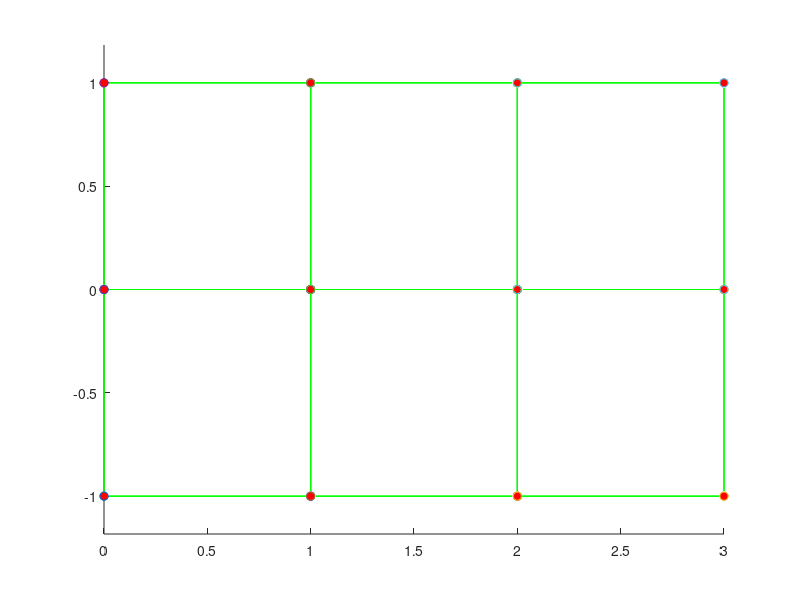

This chart was generated by the following MATLAB code: (Note: this script raises an error after producing the figure.)
function FEM_2Dor3D_linelast_standard
%
%          Example 2D and 3D Linear elastic FEM code
%            Currently coded to run either plane strain or plane stress (2DOF) or general 3D but
%            could easily be modified for axisymmetry too.
%
%        Variables read from input file;
%        nprops              No. material parameters
%        materialprops(i)    List of material parameters
%        ncoord              No. spatial coords (2 for 2D, 3 for 3D)
%        ndof                No. degrees of freedom per node (2 for 2D, 3 for 3D)
%                            (here ndof=ncoord, but the program allows them to be different
%                            to allow extension to plate & beam elements with C^1 continuity)
%        nnode               No. nodes
%        coords(i,j)         ith coord of jth node, for i=1..ncoord; j=1..nnode
%        nelem               No. elements
%        maxnodes            Max no. nodes on any one element (used for array dimensioning)
%        nelnodes(i)         No. nodes on the ith element
%        elident(i)          An integer identifier for the ith element.  Not used
%                            in this code but could be used to switch on reduced integration,
%                            etc.
%        connect(i,j)        List of nodes on the jth element
%        nfix                Total no. prescribed displacements
%        fixnodes(i,j)       List of prescribed displacements at nodes
%                            fixnodes(1,j) Node number
%                            fixnodes(2,j) Displacement component number (1, 2 or 3)
%                            fixnodes(3,j) Value of the displacement
%        ndload              Total no. element faces subjected to tractions
%        dloads(i,j)         List of element tractions
%                            dloads(1,j) Element number
%                            dloads(2,j) face number
%                            dloads(3,j), dloads(4,j), dloads(5,j) Components of traction
%                            (assumed uniform) 
%
%  To run the program you first need to set up an input file, as described in 
%  the lecture notes.  Then change the fopen command below to point to the file.
%  Also change the fopen command in the post-processing step (near the bottom of the
%  program) to point to a suitable output file.  Then execute the file in
%  the usual fashion (e.g. hit the green arrow at the top of the MATLAB
%  editor window)
% 
%
% ==================== Read data from the input file ===========================
%
%
% YOU NEED TO CHANGE THE PATH & FILE NAME TO POINT TO YOUR INPUT FILE
%
infile=fopen('linear_elastic_Brick20.txt','r');
outfile=fopen('FEM_results.txt','w');

[nprops,materialprops,ncoord,ndof,nnode,coords,nelem,maxnodes,connect,nelnodes,elident,nfix,fixnodes,ndload,dloads] = read_input_file(infile);

fclose(infile);

% Plot the initial mesh as a check
close all
figure
plotmesh(coords,ncoord,nnode,connect,nelem,elident,nelnodes,'g');

%
%============================ MAIN FEM ANALYSIS PROCEDURE ========================
%
%   dofs        Nodal displacements.  Let u_i^a be ith displacement component
%               at jth node.  Then dofs contain (u_1^1, u_2^1, u_1^2, u_2^2....) for 2D
%               and (u_1^1, u_2^1, u_3^1, u_1^2, u_2^2, u_3^2....) for 3D
%
%   K           Global stiffness matrix.  Stored as (K_1111 K_1112  K_1121  K_1122...
%                                                    K_1211 K_1212  K_1221  K_1222...
%                                                    K_2111 K_2112  K_2121  K_2122...)
%               for 2D problem and similarly for 3D problem
%   r           Force vector.  Currently only includes contribution from tractions
%               acting on element faces (i.e. body forces are neglected)
%
  dofs = zeros(ndof*nnode,1);  

  K = globalstiffness(ncoord,ndof,nnode,coords,nelem,maxnodes,elident,nelnodes,connect,materialprops,dofs);

  r = globaltraction(ncoord,ndof,nnode,ndload,coords,nelnodes,elident,connect,dloads,dofs);

%
%  Fix constrained nodes.  We should really do this in a way that preserves the symmetry of K
%  but it's not worth it for the small demo problems here.
%
  for n = 1:nfix
     rw = ndof*(fixnodes(1,n)-1) + fixnodes(2,n);
     for cl = 1:ndof*nnode
        K(rw,cl) = 0;
     end
     K(rw,rw) = 1.;
     r(rw) = fixnodes(3,n);
  end
%
% Solve for the displacements
%

  dofs = K\r;

%
%================================= POST-PROCESSING =================================
%
% Create a plot of the deformed mesh
%

  defcoords = zeros(ndof,nnode); 
  scalefactor = 1.0;
  for i = 1:nnode
    for j = 1:ndof
       defcoords(j,i) = coords(j,i) + scalefactor*dofs(ndof*(i-1)+j); 
    end
  end

 figure
 plotmesh(coords,ncoord,nnode,connect,nelem,elident,nelnodes,'g');
 hold on
 plotmesh(defcoords,ncoord,nnode,connect,nelem,elident,nelnodes,'r');  
  
 print_results(outfile, ...
    nprops,materialprops,ncoord,ndof,nnode,coords, ...
    nelem,maxnodes,connect,nelnodes,elident, ...
    nfix,fixnodes,ndload,dloads,dofs)
 
fclose(outfile); 
end 

%================= Material Stiffness ==================================
%
%    Computes elasticity tensor C_{ijkl} = shear modulus and Poissons ratio
%    Currently coded either for plane strain, plane stress or general 3D.
%
function C = materialstiffness(ndof,ncoord,strain,materialprops)
  UseRotatedC = true;
  if UseRotatedC
    angles = [45,45,45];
      
    C11 = 22.50;
    C44 = 15.30;
    C12 = 11.50;

    C = CubicSymmetryStiffness(C11, C44, C12);
    %   for i=1:3
    %       for j=1:3
    %           for k=1:3
    %               for l=1:3
    %                   C(i,j,k,l) = C44*(i==k)*(j==l)+C12*(i==j)*(k==l)+(C11-C44-C12)*(i==k)*(j==l)*(i==j);
    %               end
    %           end
    %       end
    %   end

    C = AnglesToCm(angles, C);
    C = TwoDto4D(C);
  end
  if UseRotatedC==false
   mu = materialprops(1);
   nu = materialprops(2);
   
   C = zeros(ndof,ncoord,ndof,ncoord);
   
   if (ncoord == 2)   

%  planestrain = 0 => plane stress, planestrain = 1 => plane strain
   planestrain = materialprops(3);
 
     for i = 1:2
       for j = 1:2
         for k = 1:2
           for l = 1:2
             if (planestrain==1) 
               if (i==j && k==l)
                   C(i,j,k,l) = C(i,j,k,l)+2*mu*nu/(1-2*nu);
               end
             else
               if (i==j && k==l)
                   C(i,j,k,l) = C(i,j,k,l)+2*mu*nu/(1-nu);
               end
             end
             if (i==l && k==j)
                 C(i,j,k,l) = C(i,j,k,l)+mu;
             end
             if (i==k && j==l)
                 C(i,j,k,l) = C(i,j,k,l)+mu;
             end
           end
         end
       end
     end
     
   elseif (ncoord == 3) 

     for i = 1:3 
       for j = 1:3
         for k = 1:3
           for l = 1:3
             if (i==j && k==l)
                 C(i,j,k,l)=C(i,j,k,l) + 2.*mu*nu/(1.-2.*nu);
             end
             if (i==k && j==l)
                 C(i,j,k,l)=C(i,j,k,l) + mu;
             end
             if (i==l && j==k)
                 C(i,j,k,l)=C(i,j,k,l) + mu;
             end
            end
          end
        end
      end
    end
  end
  C
end
%================= Material Stress ==================================
%
%   Computes stress sigma_{ij} given strain epsilon_{ij}
%
function stress = materialstress(ndof,ncoord,strain,materialprops)

   C = materialstiffness(ndof,ncoord,strain,materialprops);
   stress = zeros(ndof,ncoord);
   for i = 1 : ndof
     for j = 1 : ncoord
        for k = 1 : ndof
          for l = 1: ncoord
            stress(i,j) = stress(i,j) + C(i,j,k,l)*strain(k,l);
          end
        end
     end
   end
  end
%
%====================== No. integration points =============================
%
%   Defines the number of integration points:be used for
%   each element type
%
function n = numberofintegrationpoints(ncoord,nelnodes,elident)
  
   if (ncoord == 1) 
     n = nelnodes;   
   elseif (ncoord == 2) 
     if (nelnodes == 3)
         n = 1;
     end
     if (nelnodes == 6)
         n = 3;
     end
     if (nelnodes == 4)
         n = 4;
     end
     if (nelnodes == 8)
         n = 9;
     end
   elseif (ncoord == 3) 
     if (nelnodes == 4)
         n = 1 ;
     end
     if (nelnodes == 10)
         n = 4;
     end
     if (nelnodes == 8)
         n = 8;
     end
     if (nelnodes == 20)
         n = 27;
     end
   end
end   
%
%====================== INTEGRATION POINTS ==================================
%
%   Defines positions of integration points
%
function xi = integrationpoints(ncoord,nelnodes,npoints,elident)

   xi = zeros(ncoord,npoints);
%
%  1D elements
%
   if (ncoord == 1) 
     if (npoints==1) 
       xi(1,1) = 0.;
     elseif (npoints == 2) 
       xi(1,1) = -0.5773502692;
       xi(1,2) = -xi(1,1);
     elseif (npoints == 3) 
       xi(1,1) = -0.7745966692;
       xi(1,2) = 0.0;
       xi(1,3) = -xi(1,1);
     end
%
%  2D elements
%
   elseif (ncoord == 2) 
%
%    Triangular element
%
     if ( nelnodes == 3 || nelnodes == 6 ) 
       if (npoints == 1) 
         xi(1,1) = 1./3.;
         xi(2,1) = 1./3.;
       elseif (npoints == 3) 
         xi(1,1) = 0.6;
         xi(2,1) = 0.2;
         xi(1,2) = 0.2;
         xi(2,2) = 0.6;
         xi(1,3) = 0.2;
         xi(2,3) = 0.2;
       elseif (npoints == 4) 
         xi(1,1) = 1./3.;
         xi(2,1) = 1./3.;
         xi(1,2) = 0.6;
         xi(2,2) = 0.2;
         xi(1,3) = 0.2;
         xi(2,3) = 0.6;
         xi(1,4) = 0.2;
         xi(2,4) = 0.2;
       end
%
%    Rectangular element
%                  
     elseif ( nelnodes==4 || nelnodes==8 ) 

       if (npoints == 1) 
         xi(1,1) = 0.;
         xi(2,1) = 0.;
       elseif (npoints == 4) 
         xi(1,1) = -0.5773502692;
         xi(2,1) = xi(1,1);
         xi(1,2) = -xi(1,1);
         xi(2,2) = xi(1,1);
         xi(1,3) = xi(1,1);
         xi(2,3) = -xi(1,1);
         xi(1,4) = -xi(1,1);
         xi(2,4) = -xi(1,1);
       elseif (npoints == 9) 
         xi(1,1) = -0.7745966692;
         xi(2,1) = xi(1,1);
         xi(1,2) = 0.0;
         xi(2,2) = xi(1,1);
         xi(1,3) = -xi(1,1);
         xi(2,3) = xi(1,1);
         xi(1,4) = xi(1,1);
         xi(2,4) = 0.0;
         xi(1,5) = 0.0;
         xi(2,5) = 0.0;
         xi(1,6) = -xi(1,1);
         xi(2,6) = 0.0;
         xi(1,7) = xi(1,1);
         xi(2,7) = -xi(1,1);
         xi(1,8) = 0.;
         xi(2,8) = -xi(1,1);
         xi(1,9) = -xi(1,1);
         xi(2,9) = -xi(1,1);
       end
     end
%
%   3D elements
%
   elseif (ncoord == 3) 
%
%  3D elements
%
     if (nelnodes == 4 || nelnodes==10 ) 
       if (npoints == 1) 
         xi(1,1) = 0.25;
         xi(2,1) = 0.25;
         xi(3,1) = 0.25;
       elseif (npoints == 4) 
         xi(1,1) = 0.58541020;
         xi(2,1) = 0.13819660;
         xi(3,1) = xi(2,1);
         xi(1,2) = xi(2,1);
         xi(2,2) = xi(1,1);
         xi(3,2) = xi(2,1);
         xi(1,3) = xi(2,1);
         xi(2,3) = xi(2,1);
         xi(3,3) = xi(1,1);
         xi(1,4) = xi(2,1);
         xi(2,4) = xi(2,1);
         xi(3,4) = xi(2,1);
       end
     elseif ( nelnodes==8 || nelnodes==20 ) 
       if (npoints == 1) 
         xi(1,1) = 0.;
         xi(2,1) = 0.;
         xi(3,1) = 0.;
       elseif (npoints == 8) 
         x1D = [-0.5773502692,0.5773502692];
         for k = 1:2
           for j = 1:2 
             for i = 1:2
               n = 4*(k-1) + 2*(j-1) + i;
               xi(1,n) = x1D(i);
               xi(2,n) = x1D(j);
               xi(3,n) = x1D(k);
             end
           end
         end
       elseif (npoints == 27) 
         x1D = [-0.7745966692,0.,0.7745966692];
         for k = 1:3
           for j = 1:3
             for i = 1:3
               n = 9*(k-1) + 3*(j-1) + i;
               xi(1,n) = x1D(i);
               xi(2,n) = x1D(j);
               xi(3,n) = x1D(k);
             end
           end
         end
       end
     end
   end
end

%
%================= INTEGRATION WEIGHTS ==================================
%
%   Defines integration weights w_i
%
function w = integrationweights(ncoord,nelnodes,npoints,elident)

   w = zeros(npoints,1);

%
%  1D elements
%
   if (ncoord == 1) 
     if (npoints == 1)
       w(1) = 2.;
     elseif (npoints == 2) 
       w = [1.,1.];
     elseif (npoints == 3) 
       w = [0.555555555,0.888888888,0.555555555];
     end
%
%  2D elements
%
   elseif (ncoord == 2) 
%
%    Triangular element
%
     if ( nelnodes == 3 || nelnodes == 6 ) 
       if (npoints == 1) 
         w(1) = 0.5;
       elseif (npoints == 3) 
         w(1) = 1./6.;
         w(2) = 1./6.;
         w(3) = 1./6.;
       elseif (npoints == 4) 
         w = [-27./96.,25./96.,25/96.,25/96.];
       end
%
%    Rectangular element
%                  
     elseif ( nelnodes==4 || nelnodes==8 ) 

       if (npoints == 1) 
         w(1) = 4.;
       elseif (npoints == 4) 
         w = [1.,1.,1.,1.];
       elseif (npoints == 9 ) 
         w1D = [0.555555555,0.888888888,0.55555555555];
         for j = 1:3
           for i = 1:3
             n = 3*(j-1)+i;
             w(n) = w1D(i)*w1D(j);
           end
         end    
       end
     end 

   elseif (ncoord == 3) 
%
%  3D elements
%
     if (nelnodes == 4 || nelnodes==10 ) 
       if (npoints == 1) 
         w(1) = 1./6.;
       elseif (npoints == 4) 
         w = [1./24.,1./24.,1./24.,1./24.];
       end
     elseif ( nelnodes==8 || nelnodes==20 ) 
       if (npoints == 1) 
         w(1) = 8.;
       elseif (npoints == 8) 
         w = [1.,1.,1.,1.,1.,1.,1.,1.];
       elseif (npoints == 27) 
         w1D = [0.555555555,0.888888888,0.55555555555];
         for k = 1:3
           for j = 1:3
             for i = 1:3
               n = 9*(k-1)+3*(j-1)+i;
               w(n) = w1D(i)*w1D(j)*w1D(k);
             end
           end    
         end
       end
     end
   end
end

%
%================= SHAPE FUNCTIONS ==================================
%
%        Calculates shape functions for various element types
%
function N = shapefunctions(nelnodes,ncoord,elident,xi)
 

   N = zeros(nelnodes,1);
%
%  1D elements
%
  if (ncoord == 1) 
    if (nelnodes==2) 
      N(1) = 0.5*(1.+xi(1));
      N(2) = 0.5*(1.-xi(1));
    elseif (nelnodes == 3) 
      N(1) = -0.5*xi(1)*(1.-xi(1));
      N(2) =  0.5*xi(1)*(1.+xi(1));
      N(3) = (1.-xi(1))*(1.+xi(1));
    end
%
%  2D elements
%
   elseif (ncoord == 2) 
%
%    Triangular element
%
     if ( nelnodes == 3 ) 
       N(1) = xi(1);
       N(2) = xi(2);
       N(3) = 1.-xi(1)-xi(2);               
     elseif ( nelnodes == 6 ) 
       xi3 = 1.-xi(1)-xi(2);
       N(1) = (2.*xi(1)-1.)*xi(1);
       N(2) = (2.*xi(2)-1.)*xi(2);
       N(3) = (2.*xi3-1.)*xi3;
       N(4) = 4.*xi(1)*xi(2);
       N(5) = 4.*xi(2)*xi3;
       N(6) = 4.*xi3*xi(1);
%
%    Rectangular element
%                  
     elseif ( nelnodes == 4 ) 
       N(1) = 0.25*(1.-xi(1))*(1.-xi(2));
       N(2) = 0.25*(1.+xi(1))*(1.-xi(2));
       N(3) = 0.25*(1.+xi(1))*(1.+xi(2));
       N(4) = 0.25*(1.-xi(1))*(1.+xi(2));
     elseif (nelnodes == 8) 
       N(1) = -0.25*(1.-xi(1))*(1.-xi(2))*(1.+xi(1)+xi(2));
       N(2) = 0.25*(1.+xi(1))*(1.-xi(2))*(xi(1)-xi(2)-1.);
       N(3) = 0.25*(1.+xi(1))*(1.+xi(2))*(xi(1)+xi(2)-1.);
       N(4) = 0.25*(1.-xi(1))*(1.+xi(2))*(xi(2)-xi(1)-1.);
       N(5) = 0.5*(1.-xi(1)*xi(1))*(1.-xi(2));
       N(6) = 0.5*(1.+xi(1))*(1.-xi(2)*xi(2));
       N(7) = 0.5*(1.-xi(1)*xi(1))*(1.+xi(2));
       N(8) = 0.5*(1.-xi(1))*(1.-xi(2)*xi(2));
     end
%
   elseif (ncoord==3) 

     if (nelnodes == 4) 
       N(1) = xi(1);
       N(2) = xi(2);
       N(3) = xi(3);
       N(4) = 1.-xi(1)-xi(2)-xi(3);
     elseif (nelnodes == 10) 
       xi4 = 1.-xi(1)-xi(2)-xi(3);
       N(1) = (2.*xi(1)-1.)*xi(1);
       N(2) = (2.*xi(2)-1.)*xi(2);
       N(3) = (2.*xi(3)-1.)*xi(3);
       N(4) = (2.*xi4-1.)*xi4;
       N(5) = 4.*xi(1)*xi(2);
       N(6) = 4.*xi(2)*xi(3);
       N(7) = 4.*xi(3)*xi(1);
       N(8) = 4.*xi(1)*xi4;
       N(9) = 4.*xi(2)*xi4;
       N(10) = 4.*xi(3)*xi4;
     elseif (nelnodes == 8) 
       N(1) = (1.-xi(1))*(1.-xi(2))*(1.-xi(3))/8.;
       N(2) = (1.+xi(1))*(1.-xi(2))*(1.-xi(3))/8.;
       N(3) = (1.+xi(1))*(1.+xi(2))*(1.-xi(3))/8.;
       N(4) = (1.-xi(1))*(1.+xi(2))*(1.-xi(3))/8.;
       N(5) = (1.-xi(1))*(1.-xi(2))*(1.+xi(3))/8.;
       N(6) = (1.+xi(1))*(1.-xi(2))*(1.+xi(3))/8.;
       N(7) = (1.+xi(1))*(1.+xi(2))*(1.+xi(3))/8.;
       N(8) = (1.-xi(1))*(1.+xi(2))*(1.+xi(3))/8.;
     elseif (nelnodes == 20) 
       N(1) = (1.-xi(1))*(1.-xi(2))*(1.-xi(3))*(-xi(1)-xi(2)-xi(3)-2.)/8.;
       N(2) = (1.+xi(1))*(1.-xi(2))*(1.-xi(3))*(xi(1)-xi(2)-xi(3)-2.)/8.;
       N(3) = (1.+xi(1))*(1.+xi(2))*(1.-xi(3))*(xi(1)+xi(2)-xi(3)-2.)/8.;
       N(4) = (1.-xi(1))*(1.+xi(2))*(1.-xi(3))*(-xi(1)+xi(2)-xi(3)-2.)/8.;
       N(5) = (1.-xi(1))*(1.-xi(2))*(1.+xi(3))*(-xi(1)-xi(2)+xi(3)-2.)/8.;
       N(6) = (1.+xi(1))*(1.-xi(2))*(1.+xi(3))*(xi(1)-xi(2)+xi(3)-2.)/8.;
       N(7) = (1.+xi(1))*(1.+xi(2))*(1.+xi(3))*(xi(1)+xi(2)+xi(3)-2.)/8.;
       N(8) = (1.-xi(1))*(1.+xi(2))*(1.+xi(3))*(-xi(1)+xi(2)+xi(3)-2.)/8.;
       N(9)  = (1.-xi(1)^2)*(1.-xi(2))*(1.-xi(3))/4.;
       N(10) = (1.+xi(1))*(1.-xi(2)^2)*(1.-xi(3))/4.;
       N(11) = (1.-xi(1)^2)*(1.+xi(2))*(1.-xi(3))/4.;
       N(12) = (1.-xi(1))*(1.-xi(2)^2)*(1.-xi(3))/4.;
       N(13) = (1.-xi(1)^2)*(1.-xi(2))*(1.+xi(3))/4.;
       N(14) = (1.+xi(1))*(1.-xi(2)^2)*(1.+xi(3))/4.;
       N(15) = (1.-xi(1)^2)*(1.+xi(2))*(1.+xi(3))/4.;
       N(16) = (1.-xi(1))*(1.-xi(2)^2)*(1.+xi(3))/4.;
       N(17) = (1.-xi(1))*(1.-xi(2))*(1.-xi(3)^2)/4.;
       N(18) = (1.+xi(1))*(1.-xi(2))*(1.-xi(3)^2)/4.;
       N(19) = (1.+xi(1))*(1.+xi(2))*(1.-xi(3)^2)/4.;
       N(20) = (1.-xi(1))*(1.+xi(2))*(1.-xi(3)^2)/4.;
     end
   end

end

%
%================= SHAPE FUNCTION DERIVATIVES ======================
%
function dNdxi = shapefunctionderivs(nelnodes,ncoord,elident,xi)

  dNdxi = zeros(nelnodes,ncoord);
%
% 1D elements
%
  if (ncoord == 1) 
    if (nelnodes==2) 
      dNdxi(1,1) = 0.5;
      dNdxi(2,1) = -0.5;
    elseif (nelnodes == 3) 
      dNdxi(1,1) = -0.5+xi(1);
      dNdxi(2,1) =  0.5+xi(1);
      dNdxi(3,1) = -2.*xi(1);
    end
%
%  2D elements
%
   elseif (ncoord == 2) 
%
%    Triangular element
%
     if ( nelnodes == 3 ) 
       dNdxi(1,1) = 1.;
       dNdxi(2,2) = 1.;
       dNdxi(3,1) = -1.;
       dNdxi(3,2) = -1.;               
     elseif ( nelnodes == 6 ) 
       xi3 = 1.-xi(1)-xi(2);
       dNdxi(1,1) = 4.*xi(1)-1.;
       dNdxi(2,2) = 4.*xi(2)-1.;
       dNdxi(3,1) = -(4.*xi3-1.);
       dNdxi(3,2) = -(4.*xi3-1.);
       dNdxi(4,1) = 4.*xi(2);
       dNdxi(4,2) = 4.*xi(1);
       dNdxi(5,1) = -4.*xi(2);
       dNdxi(5,2) = -4.*xi(1);
       dNdxi(6,1) = 4.*xi3 - 4.*xi(1);
       dNdxi(6,2) = 4.*xi3 - 4.*xi(2);
%
%    Rectangular element
%                  
     elseif ( nelnodes == 4 ) 
       dNdxi(1,1) = -0.25*(1.-xi(2));
       dNdxi(1,2) = -0.25*(1.-xi(1));
       dNdxi(2,1) = 0.25*(1.-xi(2));
       dNdxi(2,2) = -0.25*(1.+xi(1));
       dNdxi(3,1) = 0.25*(1.+xi(2));
       dNdxi(3,2) = 0.25*(1.+xi(1));
       dNdxi(4,1) = -0.25*(1.+xi(2));
       dNdxi(4,2) = 0.25*(1.-xi(1));
     elseif (nelnodes == 8) 
       dNdxi(1,1) = 0.25*(1.-xi(2))*(2.*xi(1)+xi(2));
       dNdxi(1,2) = 0.25*(1.-xi(1))*(xi(1)+2.*xi(2));
       dNdxi(2,1) = 0.25*(1.-xi(2))*(2.*xi(1)-xi(2));
       dNdxi(2,2) = 0.25*(1.+xi(1))*(2.*xi(2)-xi(1));
       dNdxi(3,1) = 0.25*(1.+xi(2))*(2.*xi(1)+xi(2));
       dNdxi(3,2) = 0.25*(1.+xi(1))*(2.*xi(2)+xi(1));
       dNdxi(4,1) = 0.25*(1.+xi(2))*(2.*xi(1)-xi(2));
       dNdxi(4,2) = 0.25*(1.-xi(1))*(2.*xi(2)-xi(1));
       dNdxi(5,1) = -xi(1)*(1.-xi(2));
       dNdxi(5,2) = -0.5*(1.-xi(1)*xi(1));
       dNdxi(6,1) = 0.5*(1.-xi(2)*xi(2));
       dNdxi(6,2) = -(1.+xi(1))*xi(2);
       dNdxi(7,1) = -xi(1)*(1.+xi(2));
       dNdxi(7,2) = 0.5*(1.-xi(1)*xi(1));
       dNdxi(8,1) = -0.5*(1.-xi(2)*xi(2));
       dNdxi(8,2) = -(1.-xi(1))*xi(2);
      end
%
%    3D elements
%
   elseif (ncoord==3) 

     if (nelnodes == 4) 
       dNdxi(1,1) = 1.;
       dNdxi(2,2) = 1.;
       dNdxi(3,3) = 1.;
       dNdxi(4,1) = -1.;
       dNdxi(4,2) = -1.;
       dNdxi(4,3) = -1.;
     elseif (nelnodes == 10) 
       xi4 = 1.-xi(1)-xi(2)-xi(3);
       dNdxi(1,1) = (4.*xi(1)-1.);
       dNdxi(2,2) = (4.*xi(2)-1.);
       dNdxi(3,3) = (4.*xi(3)-1.);
       dNdxi(4,1) = -(4.*xi4-1.);
       dNdxi(4,2) = -(4.*xi4-1.);
       dNdxi(4,3) = -(4.*xi4-1.);
       dNdxi(5,1) = 4.*xi(2);
       dNdxi(5,2) = 4.*xi(1);
       dNdxi(6,2) = 4.*xi(3);
       dNdxi(6,3) = 4.*xi(2);
       dNdxi(7,1) = 4.*xi(3);
       dNdxi(7,3) = 4.*xi(1); 
       dNdxi(8,1) = 4.*(xi4-xi(1));
       dNdxi(8,2) = -4.*xi(1);
       dNdxi(8,3) = -4.*xi(1);
       dNdxi(9,1) = -4.*xi(2);
       dNdxi(9,2) = 4.*(xi4-xi(2));
       dNdxi(9,3) = -4.*xi(2);
       dNdxi(10,1) = -4.*xi(3)*xi4;
       dNdxi(10,2) = -4.*xi(3);
       dNdxi(10,3) = 4.*(xi4-xi(3));
     elseif (nelnodes == 8) 
       dNdxi(1,1) = -(1.-xi(2))*(1.-xi(3))/8.;
       dNdxi(1,2) = -(1.-xi(1))*(1.-xi(3))/8.;
       dNdxi(1,3) = -(1.-xi(1))*(1.-xi(2))/8.;
       dNdxi(2,1) = (1.-xi(2))*(1.-xi(3))/8.;
       dNdxi(2,2) = -(1.+xi(1))*(1.-xi(3))/8.;
       dNdxi(2,3) = -(1.+xi(1))*(1.-xi(2))/8.;
       dNdxi(3,1) = (1.+xi(2))*(1.-xi(3))/8.;
       dNdxi(3,2) = (1.+xi(1))*(1.-xi(3))/8.;
       dNdxi(3,3) = -(1.+xi(1))*(1.+xi(2))/8.;
       dNdxi(4,1) = -(1.+xi(2))*(1.-xi(3))/8.;
       dNdxi(4,2) = (1.-xi(1))*(1.-xi(3))/8.;
       dNdxi(4,3) = -(1.-xi(1))*(1.+xi(2))/8.;
       dNdxi(5,1) = -(1.-xi(2))*(1.+xi(3))/8.;
       dNdxi(5,2) = -(1.-xi(1))*(1.+xi(3))/8.;
       dNdxi(5,3) = (1.-xi(1))*(1.-xi(2))/8.;
       dNdxi(6,1) = (1.-xi(2))*(1.+xi(3))/8.;
       dNdxi(6,2) = -(1.+xi(1))*(1.+xi(3))/8.;
       dNdxi(6,3) = (1.+xi(1))*(1.-xi(2))/8.;
       dNdxi(7,1) = (1.+xi(2))*(1.+xi(3))/8.;
       dNdxi(7,2) = (1.+xi(1))*(1.+xi(3))/8.;
       dNdxi(7,3) = (1.+xi(1))*(1.+xi(2))/8.;
       dNdxi(8,1) = -(1.+xi(2))*(1.+xi(3))/8.;
       dNdxi(8,2) = (1.-xi(1))*(1.+xi(3))/8.;
       dNdxi(8,3) = (1.-xi(1))*(1.+xi(2))/8.;
     elseif (nelnodes == 20) 
       dNdxi(1,1) = (-(1.-xi(2))*(1.-xi(3))*(-xi(1)-xi(2)-xi(3)-2.)-(1.-xi(1))*(1.-xi(2))*(1.-xi(3)))/8.;
       dNdxi(1,2) = (-(1.-xi(1))*(1.-xi(3))*(-xi(1)-xi(2)-xi(3)-2.)-(1.-xi(1))*(1.-xi(2))*(1.-xi(3)))/8.;
       dNdxi(1,3) = (-(1.-xi(1))*(1.-xi(2))*(-xi(1)-xi(2)-xi(3)-2.)-(1.-xi(1))*(1.-xi(2))*(1.-xi(3)))/8.;

       dNdxi(2,1) = ((1.-xi(2))*(1.-xi(3))*(xi(1)-xi(2)-xi(3)-2.)+(1.+xi(1))*(1.-xi(2))*(1.-xi(3)))/8.;
       dNdxi(2,2) = (-(1.+xi(1))*(1.-xi(3))*(xi(1)-xi(2)-xi(3)-2.)-(1.+xi(1))*(1.-xi(2))*(1.-xi(3)))/8.;
       dNdxi(2,3) = (-(1.+xi(1))*(1.-xi(2))*(xi(1)-xi(2)-xi(3)-2.)-(1.+xi(1))*(1.-xi(2))*(1.-xi(3)))/8.;

       dNdxi(3,1) = ((1.+xi(2))*(1.-xi(3))*(xi(1)+xi(2)-xi(3)-2.)+(1.+xi(1))*(1.+xi(2))*(1.-xi(3)))/8.;
       dNdxi(3,2) = ((1.+xi(1))*(1.-xi(3))*(xi(1)+xi(2)-xi(3)-2.)+(1.+xi(1))*(1.+xi(2))*(1.-xi(3)))/8.;
       dNdxi(3,3) = (-(1.+xi(1))*(1.+xi(2))*(xi(1)+xi(2)-xi(3)-2.)-(1.+xi(1))*(1.+xi(2))*(1.-xi(3)))/8.;

       dNdxi(4,1) = (-(1.+xi(2))*(1.-xi(3))*(-xi(1)+xi(2)-xi(3)-2.)-(1.-xi(1))*(1.+xi(2))*(1.-xi(3)))/8.;
       dNdxi(4,2) = ((1.-xi(1))*(1.-xi(3))*(-xi(1)+xi(2)-xi(3)-2.)+(1.-xi(1))*(1.+xi(2))*(1.-xi(3)))/8.;
       dNdxi(4,3) = (-(1.-xi(1))*(1.+xi(2))*(-xi(1)+xi(2)-xi(3)-2.)-(1.-xi(1))*(1.+xi(2))*(1.-xi(3)))/8.;
       dNdxi(5,1) = (-(1.-xi(2))*(1.+xi(3))*(-xi(1)-xi(2)+xi(3)-2.)-(1.-xi(1))*(1.-xi(2))*(1.+xi(3)))/8.;
       dNdxi(5,2) = (-(1.-xi(1))*(1.+xi(3))*(-xi(1)-xi(2)+xi(3)-2.)-(1.-xi(1))*(1.-xi(2))*(1.+xi(3)))/8.;
       dNdxi(5,3) = ((1.-xi(1))*(1.-xi(2))*(-xi(1)-xi(2)+xi(3)-2.)+(1.-xi(1))*(1.-xi(2))*(1.+xi(3)))/8.;
       dNdxi(6,1) = ((1.-xi(2))*(1.+xi(3))*(xi(1)-xi(2)+xi(3)-2.)+(1.+xi(1))*(1.-xi(2))*(1.+xi(3)))/8.;
       dNdxi(6,2) = (-(1.+xi(1))*(1.+xi(3))*(xi(1)-xi(2)+xi(3)-2.)-(1.+xi(1))*(1.-xi(2))*(1.+xi(3)))/8.;
       dNdxi(6,3) = ((1.+xi(1))*(1.-xi(2))*(xi(1)-xi(2)+xi(3)-2.)+(1.+xi(1))*(1.-xi(2))*(1.+xi(3)))/8.;
       dNdxi(7,1) = ((1.+xi(2))*(1.+xi(3))*(xi(1)+xi(2)+xi(3)-2.)+(1.+xi(1))*(1.+xi(2))*(1.+xi(3)))/8.;
       dNdxi(7,2) = ((1.+xi(1))*(1.+xi(3))*(xi(1)+xi(2)+xi(3)-2.)+(1.+xi(1))*(1.+xi(2))*(1.+xi(3)))/8.;
       dNdxi(7,3) = ((1.+xi(1))*(1.+xi(2))*(xi(1)+xi(2)+xi(3)-2.)+(1.+xi(1))*(1.+xi(2))*(1.+xi(3)))/8.;
       dNdxi(8,1) = (-(1.+xi(2))*(1.+xi(3))*(-xi(1)+xi(2)+xi(3)-2.)-(1.-xi(1))*(1.+xi(2))*(1.+xi(3)))/8.;
       dNdxi(8,2) = ((1.-xi(1))*(1.+xi(3))*(-xi(1)+xi(2)+xi(3)-2.)+(1.-xi(1))*(1.+xi(2))*(1.+xi(3)))/8.;
       dNdxi(8,3) = ((1.-xi(1))*(1.+xi(2))*(-xi(1)+xi(2)+xi(3)-2.)+(1.-xi(1))*(1.+xi(2))*(1.+xi(3)))/8.;
       dNdxi(9,1)  = -2.*xi(1)*(1.-xi(2))*(1.-xi(3))/4.;
       dNdxi(9,2)  = -(1.-xi(1)^2)*(1.-xi(3))/4.;
       dNdxi(9,3)  = -(1.-xi(1)^2)*(1.-xi(2))/4.;
       dNdxi(10,1)  = (1.-xi(2)^2)*(1.-xi(3))/4.;
       dNdxi(10,2)  = -2.*xi(2)*(1.+xi(1))*(1.-xi(3))/4.;
       dNdxi(10,3)  = -(1.-xi(2)^2)*(1.+xi(1))/4.;
       dNdxi(11,1)  = -2.*xi(1)*(1.+xi(2))*(1.-xi(3))/4.;
       dNdxi(11,2)  = (1.-xi(1)^2)*(1.-xi(3))/4.;
       dNdxi(11,3)  = -(1.-xi(1)^2)*(1.+xi(2))/4.;
       dNdxi(12,1)  = -(1.-xi(2)^2)*(1.-xi(3))/4.;
       dNdxi(12,2)  = -2.*xi(2)*(1.-xi(1))*(1.-xi(3))/4.;
       dNdxi(12,3)  = -(1.-xi(2)^2)*(1.-xi(1))/4.;
       dNdxi(13,1)  = -2.*xi(1)*(1.-xi(2))*(1.+xi(3))/4.;
       dNdxi(13,2)  = -(1.-xi(1)^2)*(1.+xi(3))/4.;
       dNdxi(13,3)  = (1.-xi(1)^2)*(1.-xi(2))/4.;
       dNdxi(14,1)  = (1.-xi(2)^2)*(1.+xi(3))/4.;
       dNdxi(14,2)  = -2.*xi(2)*(1.+xi(1))*(1.+xi(3))/4.;
       dNdxi(14,3)  = (1.-xi(2)^2)*(1.+xi(1))/4.;
       dNdxi(15,1)  = -2.*xi(1)*(1.+xi(2))*(1.+xi(3))/4.;
       dNdxi(15,2)  =  (1.-xi(1)^2)*(1.+xi(3))/4.;
       dNdxi(15,3)  = (1.-xi(1)^2)*(1.+xi(2))/4.;
       dNdxi(16,1)  = -(1.-xi(2)^2)*(1.+xi(3))/4.;
       dNdxi(16,2)  = -2.*xi(2)*(1.-xi(1))*(1.+xi(3))/4.;
       dNdxi(16,3)  = (1.-xi(2)^2)*(1.-xi(1))/4.;
       dNdxi(17,1) = -(1.-xi(2))*(1.-xi(3)^2)/4.;
       dNdxi(17,2) = -(1.-xi(1))*(1.-xi(3)^2)/4.;
       dNdxi(17,3) = -xi(3)*(1.-xi(1))*(1.-xi(2))/2.;
       dNdxi(18,1) = (1.-xi(2))*(1.-xi(3)^2)/4.;
       dNdxi(18,2) = -(1.+xi(1))*(1.-xi(3)^2)/4.;
       dNdxi(18,3) = -xi(3)*(1.+xi(1))*(1.-xi(2))/2.;
       dNdxi(19,1) = (1.+xi(2))*(1.-xi(3)^2)/4.;
       dNdxi(19,2) = (1.+xi(1))*(1.-xi(3)^2)/4.;
       dNdxi(19,3) = -xi(3)*(1.+xi(1))*(1.+xi(2))/2.;
       dNdxi(20,1) = -(1.+xi(2))*(1.-xi(3)^2)/4.;
       dNdxi(20,2) = (1.-xi(1))*(1.-xi(3)^2)/4.;
       dNdxi(20,3) = -xi(3)*(1.-xi(1))*(1.+xi(2))/2.;
     end
   end

  end
%
%================= ELEMENT STIFFNESS MATRIX ================================
%
function kel = elstif(ncoord,ndof,nelnodes,elident,coord,materialprops,displacement)
%
%  Assemble the element stiffness
%
%    Arguments;
%
%      ncoord             No. coordinates (2 or 3 for 2D or 3D problem)
%      ndof               No. degrees of freedom per node (often ndof = ncoord)
%      nelnodes           No. nodes on the element
%      elident            Element identifier (not used here - for future enhancements!)
%      coords(i,a)        ith coord of ath node
%      materialprops      Material properties passed on:constitutive procedures
%      displacement(i,a)  ith displacement component at ath node
%
%   Local variables
%      npoints            No. integration points
%      xi(i,inpt)         ith local coord of integration point no. intpt
%      w(intpt)           weight for integration point no. intpt
%      N(a)               Shape function associated with ath node on element
%      dNdxi(a,i)         Derivative of ath shape function wrt ith local coord
%      dNdx(a,i)          Derivative of ath shape function wrt ith global coord
%      dxdxi(i,j)         Derivative of ith global coord wrt jth local coord
%      dxidx(i,j)         Derivative of ith local coord wrt jth global coord
%      det                Determinant of jacobian
%      strain(i,j)        strain_ij components
%      dsde(i,j,k,l)      Derivative of stress_ij with respect:strain_kl
%      kel(row,col)       Rows && cols of element stiffness
%
%
   npoints = numberofintegrationpoints(ncoord,nelnodes,elident);
   dNdx = zeros(nelnodes,ncoord);
   dxdxi = zeros(ncoord,ncoord);
   strain = zeros(ndof,ncoord);
   kel = zeros(ndof*nelnodes,ndof*nelnodes);
%
%  Set up integration points && weights    
%
   xilist = integrationpoints(ncoord,nelnodes,npoints,elident);
   w = integrationweights(ncoord,nelnodes,npoints,elident);
%
%  Loop over the integration points
%
   for intpt = 1:npoints

%     Compute shape functions && derivatives wrt local coords
%
      for i = 1:ncoord
        xi(i) = xilist(i,intpt);
      end      
      N = shapefunctions(nelnodes,ncoord,elident,xi);
      dNdxi = shapefunctionderivs(nelnodes,ncoord,elident,xi);

      
%
%     Compute the jacobian matrix && its determinant
%
      for i = 1:ncoord
        for j = 1:ncoord
          dxdxi(i,j) = 0.;
          for a = 1:nelnodes
            dxdxi(i,j) = dxdxi(i,j) + coord(i,a)*dNdxi(a,j);
          end
        end
      end
      
      dxidx = inv(dxdxi);
      dt = det(dxdxi);
%
%     Convert shape function derivatives:derivatives wrt global coords
%
      for a = 1:nelnodes
        for i = 1:ncoord
          dNdx(a,i) = 0.;
          for j = 1:ncoord
            dNdx(a,i) = dNdx(a,i) + dNdxi(a,j)*dxidx(j,i);
          end
        end
      end
%
%     Compute the (infinitesimal) strain by differentiating displacements
%     This step is not really necessary for linear elasticity calculations
%     where stiffness is independent of strain.  It is included:allow
%     extension:nonlinear materials later.
%
      for i = 1:ncoord
         for j = 1:ncoord
            strain(i,j) = 0.;
            for a = 1:nelnodes
              strain(i,j) = strain(i,j) + 0.5*(displacement(i,a)*dNdx(a,j)+displacement(j,a)*dNdx(a,i));
            end
         end
      end
%
%     Compute the material tangent stiffness (d stress/d strain)
%     ds/de is just C_ijkl for linear elasticity - this notation is used
%     to allow extension to nonlinear problems
%
      dsde = materialstiffness(ndof,ncoord,strain,materialprops);
%
%     Compute the element stiffness
%             
      for a = 1:nelnodes
        for i = 1:ndof
          for b = 1:nelnodes
            for k = 1:ndof
              row = ndof*(a-1)+i;
              col = ndof*(b-1)+k;
              for j = 1:ncoord
                for l = 1:ncoord
                  kel(col,row) = kel(col,row) + dsde(i,j,k,l)*dNdx(b,l)*dNdx(a,j)*w(intpt)*dt;
                end
              end
            end
          end
        end
      end
   end

end


 %====================== No. nodes on element faces ================
%
%   This procedure returns the number of nodes on each element face
%   for various element types.  This info is needed for computing
%   the surface integrals associated with the element traction vector
%
function n = nfacenodes(ncoord,nelnodes,elident,face)
   if (ncoord == 2) 
     if (nelnodes == 3 || nelnodes == 4)
         n = 2;
     elseif (nelnodes == 6 || nelnodes == 8)
         n=3;
     end
   elseif (ncoord == 3) 
     if (nelnodes == 4)
         n = 3;
     elseif (nelnodes == 10)
         n = 6;
     elseif (nelnodes == 8)
         n = 4;
     elseif (nelnodes == 20)
         n = 8;
     end
   end
end
%======================= Lists of nodes on element faces =============
%
%    This procedure returns the list of nodes on an element face
%    The nodes are ordered so that the element face forms either
%    a 1D line element or a 2D surface element for 2D or 3D problems
%
function list = facenodes(ncoord,nelnodes,elident,face)

   i3 = [2,3,1];
   i4 = [2,3,4,1]; 

   list = zeros(nfacenodes(ncoord,nelnodes,face),1);

   if (ncoord == 2) 
     if (nelnodes == 3) 
       list(1) = face;
       list(2) = i3(face);
     elseif (nelnodes == 6) 
       list(1) = face;
       list(2) = i3(face);
       list(3) = face+3;
     elseif (nelnodes==4) 
       list(1) = face;
       list(2) = i4(face);
     elseif (nelnodes==8) 
       list(1) = face;
       list(2) = i4(face);
       list(3) = face+4;
     end
   elseif (ncoord == 3) 
     if (nelnodes==4) 
       if   (face == 1)
           list = [1,2,3];
       elseif (face == 2)
           list = [1,4,2];
       elseif (face == 3)
           list = [2,4,3];
       elseif (face == 4)
           list = [3,4,1];
       end
     elseif (nelnodes == 10) 
       if   (face == 1)
           list = [1,2,3,5,6,7];
       elseif (face == 2)
           list = [1,4,2,8,9,5];
       elseif (face == 3)
           list = [2,4,3,9,10,6];
       elseif (face == 4)
           list = [3,4,1,10,8,7];
       end
     elseif (nelnodes == 8) 
       if   (face == 1)
           list = [1,2,3,4];
       elseif (face == 2)
           list = [5,8,7,6];
       elseif (face == 3)
           list = [1,5,6,2];
       elseif (face == 4)
           list = [2,3,7,6];
       elseif (face == 5)
           list = [3,7,8,4];
       elseif (face == 6)
           list = [4,8,5,1];
       end
     elseif (nelnodes == 20)  
       if   (face == 1)
           list = [1,2,3,4,9,10,11,12];
       elseif (face == 2)
           list = [5,8,7,6,16,15,14,13];
       elseif (face == 3)
           list = [1,5,6,2,17,13,18,9];
       elseif (face == 4)
           list = [2,6,7,3,18,14,19,10];
       elseif (face == 5)
           list = [3,7,8,4,19,15,20,11];
       elseif (face == 6)
           list = [4,8,5,1,20,16,17,12];
       end
     end
   end
end
%
%====================== ELEMENT DISTRIBUTED LOAD VECTOR ==============
%
function r = eldload(ncoord,ndof,nfacenodes,elident,coords,traction)

  npoints = numberofintegrationpoints(ncoord-1,nfacenodes);
  xi = zeros(ncoord-1,1);
  dxdxi = zeros(ncoord,ncoord-1);
  r = zeros(ndof*nfacenodes,1);
   
  xilist = integrationpoints(ncoord-1,nfacenodes,npoints);
  w = integrationweights(ncoord-1,nfacenodes,npoints);

  for intpt = 1:npoints

    for i = 1:ncoord-1
      xi(i) = xilist(i,intpt);
    end

    N = shapefunctions(nfacenodes,ncoord-1,elident,xi);
    dNdxi = shapefunctionderivs(nfacenodes,ncoord-1,elident,xi);
%
%     Compute the jacobian matrix && its determinant
%
    for i = 1:ncoord
      for j = 1:ncoord-1
        dxdxi(i,j) = 0.;
        for a = 1:nfacenodes
          dxdxi(i,j) = dxdxi(i,j) + coords(i,a)*dNdxi(a,j);
        end
      end
    end
    if (ncoord == 2) 
      dt = sqrt(dxdxi(1,1)^2+dxdxi(2,1)^2);
    elseif (ncoord == 3) 
      dt = sqrt( ((dxdxi(2,1)*dxdxi(3,2))-(dxdxi(2,2)*dxdxi(3,1)))^2 ...
          + ((dxdxi(1,1)*dxdxi(3,2))-(dxdxi(1,2)*dxdxi(3,1)))^2 ...
          + ((dxdxi(1,1)*dxdxi(2,2))-(dxdxi(1,2)*dxdxi(2,1)))^2 );
    end
   for a = 1:nfacenodes
      for i = 1:ndof
        row = ndof*(a-1)+i;
        r(row) = r(row) + N(a)*traction(i)*w(intpt)*dt;
      end
    end
  end
end
%
%====================== Assemble the global stiffness matrix =================
%
function Stif = globalstiffness(ncoord,ndof,nnode,coords,nelem,maxnodes,elident,nelnodes,connect,materialprops,dofs)
%
%   Assemble the global stiffness matrix
%

   Stif = zeros(ndof*nnode,ndof*nnode);
   lmncoord = zeros(ncoord,maxnodes);
   lmndof = zeros(ndof,maxnodes);
%
%   Loop over all the elements
%
   for lmn = 1:nelem
%
%   Extract coords of nodes, DOF for the current element
%
      for a = 1:nelnodes(lmn)
        for i = 1:ncoord
          lmncoord(i,a) = coords(i,connect(a,lmn));
        end
        for i = 1:ndof
          lmndof(i,a) = dofs(ndof*(connect(a,lmn)-1)+i);
        end
      end
    n = nelnodes(lmn);
    ident = elident(lmn);
    kel = elstif(ncoord,ndof,n,ident,lmncoord,materialprops,lmndof);
%
%   Add the current element stiffness:the global stiffness
%
    for a = 1:nelnodes(lmn)
      for i = 1:ndof
        for b = 1:nelnodes(lmn)
          for k = 1:ndof
            rw = ndof*(connect(a,lmn)-1)+i;
            cl = ndof*(connect(b,lmn)-1)+k;
            Stif(rw,cl) = Stif(rw,cl) + kel(ndof*(a-1)+i,ndof*(b-1)+k);
          end
        end
      end
    end
   end
end
%
%===================== Assemble the global traction vector =============
%
function r = globaltraction(ncoord,ndof,nnodes,ndload,coords,nelnodes,elident,connect,dloads,dofs)

   r = zeros(ndof*nnodes,1);
   traction = zeros(ndof,1);

   for load = 1:ndload
%
%     Extract the coords of the nodes on the appropriate element face
%
      lmn = dloads(1,load);
      face = dloads(2,load);
      n = nelnodes(lmn);
      ident = elident(lmn);
      nfnodes = nfacenodes(ncoord,n,ident,face); 
      nodelist = facenodes(ncoord,n,ident,face);     
      lmncoord = zeros(ncoord,nfnodes);
      for a = 1:nfnodes
        for i = 1:ncoord
          lmncoord(i,a) = coords(i,connect(nodelist(a),dloads(1,load)));
        end
        for i = 1:ndof
          lmndof(i,a) = dofs(ndof*(connect(nodelist(a),dloads(1,load))-1)+i);
        end
      end
%
%    Compute the element load vector
%
     for i = 1:ndof
       traction(i) = dloads(i+2,load);
     end

     rel = eldload(ncoord,ndof,nfnodes,ident,lmncoord,traction);
%
%    Assemble the element load vector into global vector
%
     for a = 1:nfnodes
       for i = 1:ndof
         rw = (connect(nodelist(a),dloads(1,load))-1)*ndof+i;
         r(rw) = r(rw) + rel((a-1)*ndof+i);
       end
     end

   end
end       

function print_results(outfile, ...
    nprops,materialprops,ncoord,ndof,nnode,coords, ...
    nelem,maxnodes,connect,nelnodes,elident, ...
    nfix,fixnodes,ndload,dloads,dofs)
%      Print nodal displacements, element strains && stresses:a file

fprintf(outfile,'Nodal Displacements: \n');
   if (ndof == 2) 
     fprintf(outfile,' Node      Coords         u1       u2 \n');
     for i = 1:nnode
      fprintf(outfile,'%3d %8.4f %8.4f %8.4f %8.4f\n', ...
                               i,coords(1,i),coords(2,i),dofs(2*i-1),dofs(2*i));
     end
   elseif (ndof == 3) 
     fprintf(outfile,' Node            Coords            u1       u2       u3 \n');
     for i = 1:nnode
      fprintf(outfile,'%3d %8.4f %8.4f %8.4f %8.4f %8.4f %8.4f \n', ...
                    i,coords(1,i),coords(2,i),coords(3,i),dofs(3*i-2),dofs(3*i-1),dofs(3*i));
     end
   end

   fprintf(outfile,'\n\n Strains and Stresses \n');


   lmncoord = zeros(ncoord,maxnodes);
   displacements = zeros(ndof,maxnodes);

%
%   Loop over all the elements
%
   for lmn = 1:nelem

    fprintf(outfile,' \n Element; %d ',lmn);
    if (ncoord == 2)   
    fprintf(outfile,'  \n int pt    Coords          e_11      e_22     e_12      s_11       s_22      s_12 \n');

    elseif (ncoord == 3) 
    fprintf(outfile,'\n int pt         Coords            e_11      e_22     e_33      e_12       e_13      e_23      s_11      s_22      s_33      s_12      s_13      s_23 \n');
    end
%
%   Extract coords of nodes, DOF for the current element
%
      for a = 1:nelnodes(lmn)
        for i = 1:ncoord
          lmncoord(i,a) = coords(i,connect(a,lmn));
        end
        for i = 1:ndof
          displacements(i,a) = dofs(ndof*(connect(a,lmn)-1)+i);
        end
      end
      n = nelnodes(lmn);
      ident = elident(lmn);
 
      npoints = numberofintegrationpoints(ncoord,n);
      dNdx = zeros(n,ncoord);
      dxdxi = zeros(ncoord,ncoord);
      strain = zeros(ndof,ncoord);
      xi = zeros(ncoord,1);
      x = zeros(ncoord,1);
%
%  Set up integration points 
%
      xilist = integrationpoints(ncoord,n,npoints);
%
%  Loop over the integration points
%
     for intpt = 1:npoints

%     Compute shape functions && derivatives wrt local coords
%
       for i = 1:ncoord
         xi(i) = xilist(i,intpt);
       end
       N = shapefunctions(n,ncoord,ident,xi);      
       dNdxi = shapefunctionderivs(n,ncoord,ident,xi);
%
%     Compute the coords of the integration point
%
      for i = 1:ncoord
        x(i) = 0.;
        for a = 1:n
          x(i) = x(i) + lmncoord(i,a)*N(a);
        end
      end
%
%     Compute the jacobian matrix && its determinant
%
      for i = 1:ncoord
        for j = 1:ncoord
          dxdxi(i,j) = 0.;
          for a = 1:n
            dxdxi(i,j) = dxdxi(i,j) + lmncoord(i,a)*dNdxi(a,j);
          end
        end
      end

      dxidx = inv(dxdxi);
%
%     Convert shape function derivatives:derivatives wrt global coords
%
      for a = 1:n
        for i = 1:ncoord
          dNdx(a,i) = 0.;
          for j = 1:ncoord
            dNdx(a,i) = dNdx(a,i) + dNdxi(a,j)*dxidx(j,i);
          end
        end
      end
%
%     Compute the (infinitesimal) strain by differentiating displacements
%
      for i = 1:ncoord
         for j = 1:ncoord
            strain(i,j) = 0.;
            for a = 1:n
              strain(i,j) = strain(i,j) + 0.5*(displacements(i,a)*dNdx(a,j)+displacements(j,a)*dNdx(a,i));
            end
         end
      end

      stress = materialstress(ndof,ncoord,strain,materialprops);

      if (ncoord == 2) 

      fprintf(outfile,'%5d %7.4f %7.4f %9.4f %9.4f %9.4f %9.4f %9.4f %9.4f \n', ...
        intpt,x(1),x(2),strain(1,1),strain(2,2),strain(1,2),stress(1,1),stress(2,2),stress(1,2));


      elseif (ncoord == 3) 

      fprintf(outfile,'%5d %7.4f %7.4f %7.4f %9.4f %9.4f %9.4f %9.4f %9.4f %9.4f %9.4f %9.4f %9.4f %9.4f %9.4f %9.4f \n',...
              intpt,x(1),x(2),x(3), ...
              strain(1,1),strain(2,2),strain(3,3),strain(1,2),strain(1,3),strain(2,3), ...
              stress(1,1),stress(2,2),stress(3,3),stress(1,2),stress(1,3),stress(2,3));
      end
     end
   end
end

%==============================Function read_input_file =================
 function [nprops,materialprops,ncoord,ndof,nnode,coords,nelem,maxnodes, ...
                connect,nelnodes,elident,nfix,fixnodes,ndload,dloads] = read_input_file(infile) 

 cellarray=textscan(infile,'%s');

%  Total no. material parameters, && list of parameters
%
   nprops = str2num(cellarray{1}{2});
   materialprops = zeros(nprops,1);
   cellno = 2;
   for i = 1:nprops
     cellno = cellno + 2;  
     materialprops(i) = str2num(cellarray{1}{cellno});
   end;
%
%    no. coords (1:3), no. DOF, no. nodes && nodal coordinates
%
   cellno = cellno + 2;
   ncoord = str2num(cellarray{1}{cellno});
   cellno = cellno + 2;
   ndof = str2num(cellarray{1}{cellno});
   cellno = cellno + 2;
   nnode = str2num(cellarray{1}{cellno});
 
   coords = zeros(ncoord,nnode);
   cellno = cellno + 1;
   for i = 1 : nnode
     for j = 1 : ncoord
       cellno = cellno + 1;
       coords(j,i) = str2num(cellarray{1}{cellno});
     end;
   end;
%
%    No. elements && connectivity
%
   cellno = cellno + 2;
   nelem = str2num(cellarray{1}{cellno});
   cellno = cellno + 2;
   maxnodes = str2num(cellarray{1}{cellno});
   connect = zeros(maxnodes,nelem);
   nelnodes = zeros(nelem,1);
   elident = zeros(nelem,1);
   cellno = cellno + 3;
   for i = 1 : nelem
     cellno = cellno + 1;
     elident(i) = str2num(cellarray{1}{cellno});
     cellno = cellno + 1;
     nelnodes(i) = str2num(cellarray{1}{cellno});
     for j = 1 : nelnodes(i)
       cellno = cellno + 1;
       connect(j,i) = str2num(cellarray{1}{cellno});
     end
   end
%
%    No. nodes with prescribed displacements, with the prescribed displacements
% 
   cellno = cellno + 2;
   nfix = str2num(cellarray{1}{cellno});
   cellno = cellno + 3;
   fixnodes = zeros(3,nfix);
   for i = 1 : nfix
      cellno = cellno + 1;
      fixnodes(1,i) = str2num(cellarray{1}{cellno});
      cellno = cellno + 1;
      fixnodes(2,i) = str2num(cellarray{1}{cellno});
      cellno = cellno + 1;
      fixnodes(3,i) = str2num(cellarray{1}{cellno});
   end;
%
%    No. loaded element faces, with the loads
%
    cellno = cellno + 2;
    ndload = str2num(cellarray{1}{cellno});
    cellno = cellno + 3;
    dloads = zeros(2+ndof,ndload);
    for i = 1 : ndload
       cellno = cellno + 1;
       dloads(1,i) = str2num(cellarray{1}{cellno});
       cellno = cellno + 1;
       dloads(2,i) = str2num(cellarray{1}{cellno});
       for j = 1 : ndof
         cellno = cellno + 1;
         dloads(j+2,i) = str2num(cellarray{1}{cellno});
       end;
    end;
    
 end
  function plotmesh(coords,ncoord,nnode,connect,nelem,elident,nelnodes,color)
% Function to plot a mesh.  
    f2D_3 = [1,2,3];
    f2D_4 = [1,2,3,4];
    f2D_6 = [1,4,2,5,3,6];
    f2D_8 = [1,5,2,6,3,7,4,8];
    f3D_4 = [[1,2,3];[1,4,2];[2,4,3];[3,4,1]];
    f3D_10 = [[1,5,2,6,3,7];[1,8,4,9,2,5];[2,9,4,10,3,6];[3,10,4,8,1,7]];
    f3D_8 = [[1,2,3,4];[5,8,7,6];[1,5,6,2];[2,3,7,6];[3,7,8,4];[4,8,5,1]];
    f3D_20 = [[1,9,2,10,3,11,4,12];[5,16,8,15,7,14,6,13];
              [1,17,5,13,6,18,2,9];[2,18,6,14,7,19,3,10];
              [3,19,7,15,8,20,4,11];[4,20,8,16,5,17,1,12]];

   hold on
   if (ncoord==2)  % Plot a 2D mesh
       for lmn = 1:nelem
           for i = 1:nelnodes(lmn)
               x(i,1:2) = coords(1:2,connect(i,lmn));
           end
           scatter(x(:,1),x(:,2),'MarkerFaceColor','r');
           if (nelnodes(lmn)==3) 
               patch('Vertices',x,'Faces',f2D_3,'FaceColor','none','EdgeColor',color);
           elseif (nelnodes(lmn)==4)
               patch('Vertices',x,'Faces',f2D_4,'FaceColor','none','EdgeColor',color);
           elseif (nelnodes(lmn)==6) 
               patch('Vertices',x,'Faces',f2D_6,'FaceColor','none','EdgeColor',color);
           elseif (nelnodes(lmn)==8 || nelnodes(lmn)==9)
               patch('Vertices',x,'Faces',f2D_8,'FaceColor','none','EdgeColor',color);
           end
       end
   elseif (ncoord==3) % Plot a 3D mesh
       for lmn = 1:nelem
           for i = 1:nelnodes(lmn)
               x(i,1:3) = coords(1:3,connect(i,lmn));
           end
           scatter3(x(:,1),x(:,2),x(:,3),'MarkerFaceColor','r');
           if (nelnodes(lmn)==4) 
               patch('Vertices',x,'Faces',f3D_4,'FaceColor','none','EdgeColor',color);
           elseif (nelnodes(lmn)==10)
               patch('Vertices',x,'Faces',f3D_10,'FaceColor','none','EdgeColor',color);
           elseif (nelnodes(lmn)==8) 
               patch('Vertices',x,'Faces',f3D_8,'FaceColor','none','EdgeColor',color);
           elseif (nelnodes(lmn)==20)
               patch('Vertices',x,'Faces',f3D_20,'FaceColor','none','EdgeColor',color);
           end
       end    
   end
   axis equal
   hold off
end
 
